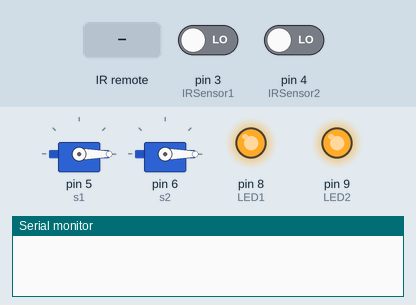
This sketch was run on a simulated Arduino Uno, built with avr-gcc and run on an emulated ATmega328P. Shown: 2 × servo, output pins drawn as LEDs (lit = HIGH), the last lines printed to the serial monitor. The test bench sets the inputs (shaded band); at power-on: pin 3 (IRSensor1) LOW, pin 4 (IRSensor2) LOW.

Above: at 8.8 s.
8.9 s: infrared code 0xFF629D received
At 12.4 s:
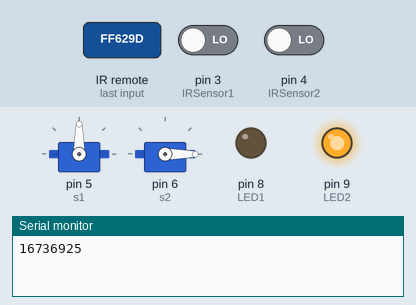
14.5 s: infrared code 0xFF22DD received
At 17.5 s:
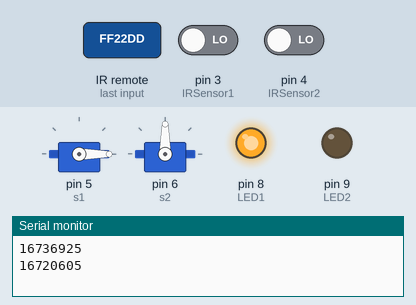
21.5 s: pin 3 (IRSensor1) driven HIGH
At 22.5 s:
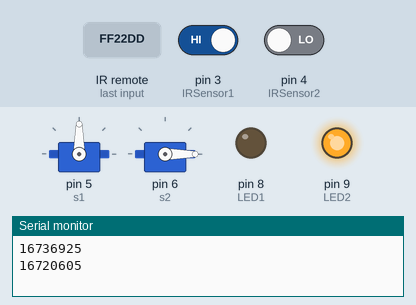
26.5 s: pin 4 (IRSensor2) driven HIGH
At 30.2 s:
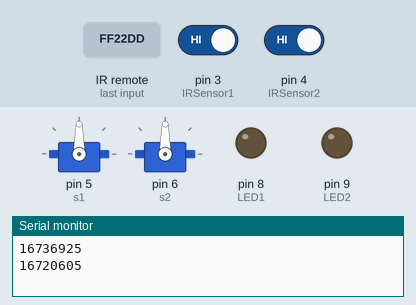
Timing chart, 0 to 31.7 s (numbered marks = the images above; inputs shaded):
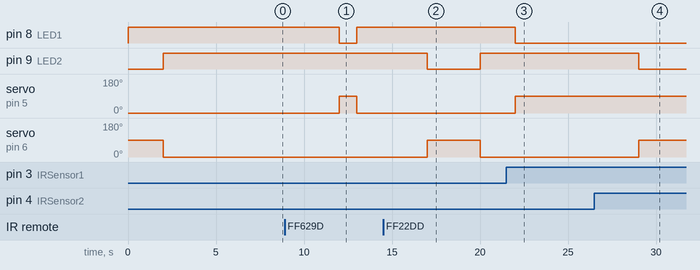

Measured:
- after the input at 8.9 s, pin 8 (LED1): HIGH → LOW after 3.1 s, → HIGH 1.0 s later; servo on pin 5 (s1): 0° → 90° after 3.1 s, → 0° 1.0 s later
- after the input at 14.5 s, pin 9 (LED2): HIGH → LOW after 2.5 s, → HIGH 3.0 s later; servo on pin 6 (s2): 0° → 90° after 2.5 s, → 0° 3.0 s later
- after the input at 21.5 s, pin 8 (LED1): HIGH → LOW after 0.50 s; servo on pin 5 (s1): 0° → 90° after 0.50 s
- after the input at 26.5 s, pin 9 (LED2): HIGH → LOW after 2.5 s; servo on pin 6 (s2): 0° → 90° after 2.5 s

The sketch:

gates_opening.ino
```cpp
#include <Servo.h>
#include <IRremote.h>
int IRSensor1 = 3;
int IRSensor2 = 4;
int LED1 = 8;
int LED2 = 9;
Servo s1;
Servo s2;
const int RECV_PIN = 2;
IRrecv irrecv(RECV_PIN);
decode_results results;


void setup()
{

Serial.begin(9600);
s1.attach(5);
s2.attach(6);
pinMode (IRSensor1, INPUT);
pinMode (IRSensor2, INPUT);
pinMode (LED1, OUTPUT);
pinMode (LED2, OUTPUT);
irrecv.enableIRIn();

}

void loop(){
  int sensorStatus1 = digitalRead(IRSensor1);
  if (sensorStatus1 == 1)
  {

    digitalWrite(LED1, LOW);
    // Serial.println("Motion Detected!");
    s1.write(90);
    delay(1000);

  }
  else  {
    digitalWrite(LED1, HIGH);
    // Serial.println("Motion Ended!");
    s1.write(0);
    delay(2000);

    }


int sensorStatus2 = digitalRead(IRSensor2);
if (sensorStatus2 == 1)
  {

    digitalWrite(LED2, LOW);
    // Serial.println("Motion Detected!");
    s2.write(90);
    delay(1000);

  }
  else  {
    digitalWrite(LED2, HIGH);
    // Serial.println("Motion Ended!");
    s2.write(0);
    delay(2000);
    }

  if (irrecv.decode(&results)){

        Serial.println(results.value);

        if(results.value==16753245){s1.write(0);digitalWrite(LED1, HIGH);delay(1000);
        }
        else if(results.value==16736925){s1.write(90);digitalWrite(LED1, LOW);delay(1000);
        }
        else if(results.value==16769565){s2.write(0);digitalWrite(LED2, HIGH);delay(1000);
        }
        else if(results.value==16720605){s2.write(90);digitalWrite(LED2, LOW);delay(1000);
        }

        irrecv.resume();

  }


}
```
